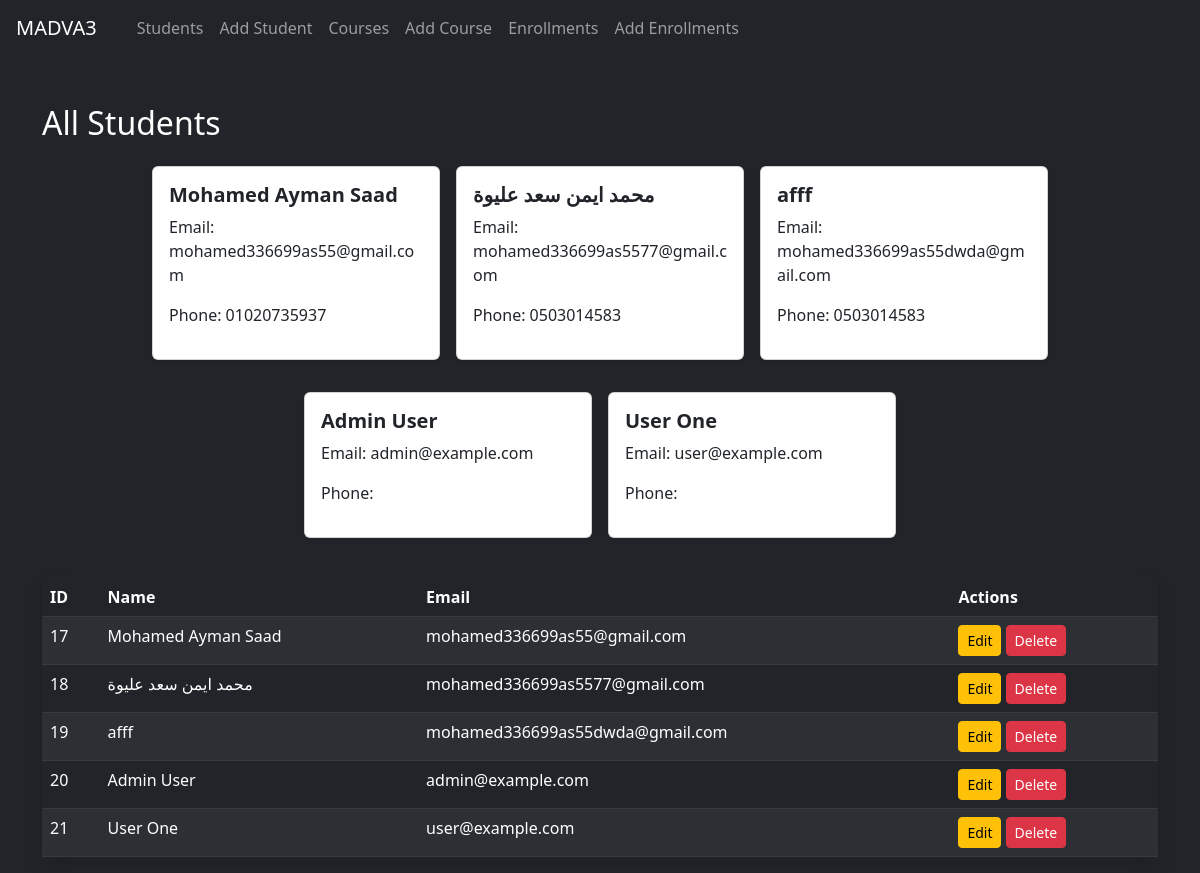
The page /d10_project/students/students.php on the database its author committed.
### tables this page shows
CREATE TABLE `students` (
  `id` int(11) NOT NULL,
  `name` varchar(100) NOT NULL,
  `email` varchar(150) DEFAULT NULL,
  `phone` varchar(20) DEFAULT NULL,
  `date_of_birth` date DEFAULT NULL,
  `role` enum('admin','user') NOT NULL DEFAULT 'user',
  `password` varchar(255) NOT NULL DEFAULT '123456'
);

### d10_project/students/students.php (the view, shortened to what this page needs)
<?php
include '../db.php';
include '../navbar.php';
$result = $conn->query("SELECT * FROM students");
?>
<!DOCTYPE html>
<html lang="en">
<head>
  <link href="https://cdn.jsdelivr.net/npm/bootstrap@5.3.0/dist/css/bootstrap.min.css" rel="stylesheet">
</head>
<body class="bg-dark text-white">
<div class="container mt-5">
  <h2 class="mb-4">All Students</h2>
  <div class="d-flex flex-wrap gap-3 justify-content-center my-4">
    <?php
    $result->data_seek(0);
    while($row = $result->fetch_assoc()): ?>
      <div class="card shadow-sm p-3 mb-3 bg-white rounded" style="width: 18rem;">
        <h5><b><?= htmlspecialchars($row['name']) ?></b></h5>
        <p>Email: <?= htmlspecialchars($row['email']) ?></p>
        <p>Phone: <?= htmlspecialchars($row['phone']) ?></p>
      </div>
    <?php endwhile; ?>
  </div>
  <?php
  $result = $conn->query("SELECT * FROM students");
  if ($result->num_rows > 0): ?>
    <table class="table table-dark table-striped table-hover shadow">
      <thead>
        <tr>
          <th>ID</th><th>Name</th><th>Email</th><th>Actions</th>
        </tr>
      </thead>
      <tbody>
        <?php while($row = $result->fetch_assoc()): ?>
          <tr>
            <td><?= $row['id'] ?></td>
            <td><?= $row['name'] ?></td>
            <td><?= $row['email'] ?></td>
            <td>
              <a href="edit_students.php?id=<?= $row['id'] ?>" class="btn btn-sm btn-warning">Edit</a>
              <a href="delete_students.php?id=<?= $row['id'] ?>" class="btn btn-sm btn-danger" onclick="return confirm('Are you sure?')">Delete</a>
            </td>
          </tr>
        <?php endwhile; ?>
      </tbody>
    </table>
  <?php else: ?>
    <div class="alert alert-warning">No students found.</div>
  <?php endif; ?>
</div>
</body>
</html>

### d10_project/navbar.php (shortened to what this page needs)
<nav class="navbar navbar-expand-lg navbar-dark bg-dark px-3">
  <a class="navbar-brand" href="/EndTask/trainingsystem/indix.php">MADVA3</a>
  <div class="collapse navbar-collapse" id="navbarNav">
    <ul class="navbar-nav me-auto mb-2 mb-lg-0">
      <li class="nav-item"><a class="nav-link" href="students/students.php">Students</a></li>
      <li class="nav-item"><a class="nav-link" href="/students/add_students.php">Add Student</a></li>
      <li class="nav-item"><a class="nav-link" href="/courses/courses.php">Courses</a></li>
      <li class="nav-item"><a class="nav-link" href="/courses/add_courses.php">Add Course</a></li>
      <li class="nav-item"><a class="nav-link" href="/enrollments/enrollment.php">Enrollments</a></li>
      <li class="nav-item"><a class="nav-link" href="/enrollments/add_enrollment.php">Add Enrollments</a></li>
    </ul>
  </div>
</nav>

### rows shown on the page
students: name "Mohamed Ayman Saad", email "mohamed336699as55@gmail.com", phone "01020735937", id "17"
students: name "محمد ايمن سعد عليوة", email "mohamed336699as5577@gmail.com", phone "0503014583", id "18"
students: name "afff", email "mohamed336699as55dwda@gmail.com", phone "0503014583", id "19"
students: name "Admin User", email "admin@example.com", id "20"
students: name "User One", email "user@example.com", id "21"
